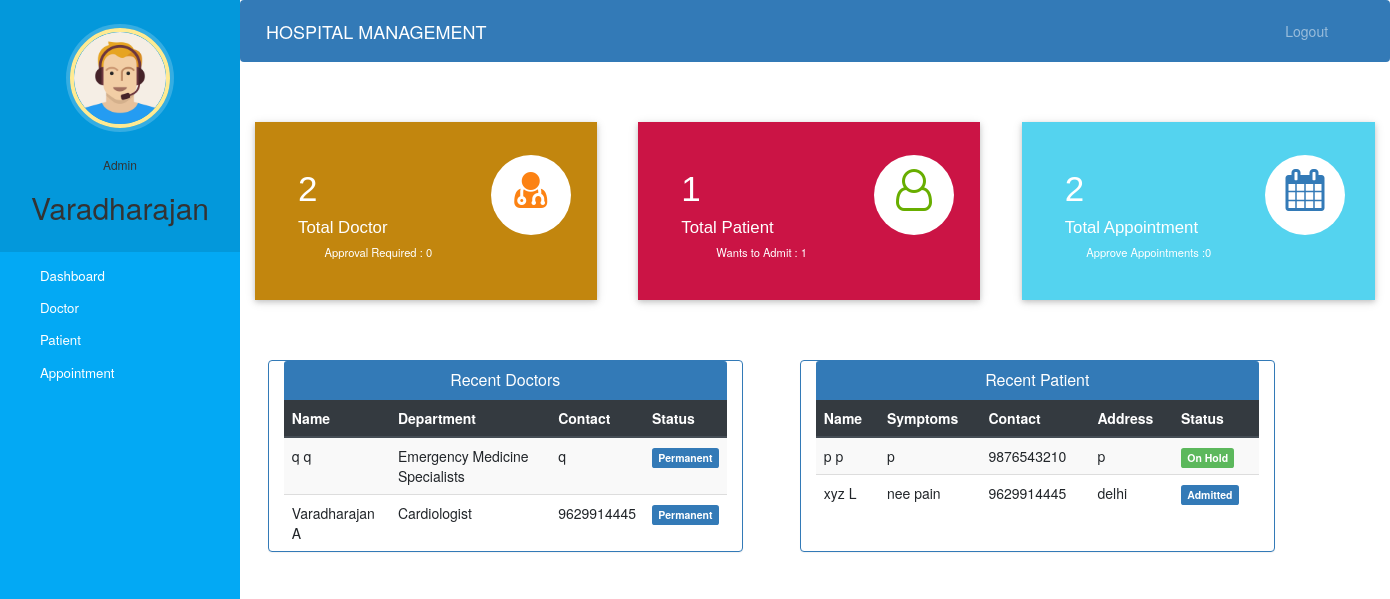
Page /admin-dashboard (signed in) on the committed database.
### hospital/models.py (models this page shows, shortened)
class Doctor(models.Model):
    user=models.OneToOneField(User,on_delete=models.CASCADE)
    profile_pic= models.ImageField(upload_to='profile_pic/DoctorProfilePic/',null=True,blank=True)
    address = models.CharField(max_length=40)
    mobile = models.CharField(max_length=20,null=True)
    department= models.CharField(max_length=50,choices=departments,default='Cardiologist')
    status=models.BooleanField(default=False)
    @property
    def get_name(self):
        return self.user.first_name+" "+self.user.last_name

class Patient(models.Model):
    user=models.OneToOneField(User,on_delete=models.CASCADE)
    profile_pic= models.ImageField(upload_to='profile_pic/PatientProfilePic/',null=True,blank=True)
    address = models.CharField(max_length=40)
    mobile = models.CharField(max_length=20,null=False)
    symptoms = models.CharField(max_length=100,null=False)
    assignedDoctorId = models.PositiveIntegerField(null=True)
    admitDate=models.DateField(auto_now=True)
    status=models.BooleanField(default=False)
    @property
    def get_name(self):
        return self.user.first_name+" "+self.user.last_name

### hospital/views.py (the view)
# urls.py: path('admin-dashboard', views.admin_dashboard_view,name='admin-dashboard'),
@login_required(login_url='adminlogin')
@user_passes_test(is_admin)
def admin_dashboard_view(request):
    doctors=models.Doctor.objects.all().order_by('-id')
    patients=models.Patient.objects.all().order_by('-id')
    doctorcount=models.Doctor.objects.all().filter(status=True).count()
    pendingdoctorcount=models.Doctor.objects.all().filter(status=False).count()
    patientcount=models.Patient.objects.all().filter(status=True).count()
    pendingpatientcount=models.Patient.objects.all().filter(status=False).count()
    appointmentcount=models.Appointment.objects.all().filter(status=True).count()
    pendingappointmentcount=models.Appointment.objects.all().filter(status=False).count()
    mydict={
    'doctors':doctors,
    'patients':patients,
    'doctorcount':doctorcount,
    'pendingdoctorcount':pendingdoctorcount,
    'patientcount':patientcount,
    'pendingpatientcount':pendingpatientcount,
    'appointmentcount':appointmentcount,
    'pendingappointmentcount':pendingappointmentcount,
    }
    return render(request,'hospital/admin_dashboard.html',context=mydict)

### hospital/views.py (called while the page is built)
def is_admin(user):
    return user.groups.filter(name='ADMIN').exists()

### templates/hospital/admin_dashboard.html
{% extends 'hospital/admin_base.html' %}
{% load static %}
{% block content %}
{%include 'hospital/admin_dashboard_cards.html'%}
<br><br><br>
<div class="container">
  <div class="row">
    <div class="panel panel-primary col-md-5" style="margin-left:2%;">
      <div class="panel-heading" style="text-align:center;">
        <h6 class="panel-title">Recent Doctors</h6>
      </div>
      <table class="table table-hover table-striped" id="dev-table">
        <thead class="thead-dark">
          <tr>
            <th>Name</th>
            <th>Department</th>
            <th>Contact</th>
            <th>Status</th>
          </tr>
        </thead>
        {% for d in doctors %}
        <tr>
          <td> {{d.get_name}}</td>
          <td>{{d.department}}</td>
          <td>{{d.mobile}}</td>
          {%if d.status%}
          <td> <span class="label label-primary">Permanent</span></td>
          {% else %}
          <td> <span class="label label-success">On Hold</span></td>
          {% endif %}
        </tr>
        {% endfor %}
      </table>
    </div>
    <div class="panel panel-primary col-md-5" style="margin-left:5%;">
      <div class="panel-heading" style="text-align:center;">
        <h6 class="panel-title">Recent Patient</h6>
      </div>
      <table class="table table-hover table-striped" id="dev-table">
        <thead class="thead-dark">
          <tr>
            <th>Name</th>
            <th>Symptoms</th>
            <th>Contact</th>
            <th>Address</th>
            <th>Status</th>
          </tr>
        </thead>
        {% for p in patients %}
        <tr>
          <td> {{p.get_name}}</td>
          <td>{{p.symptoms}}</td>
          <td>{{p.mobile}}</td>
          <td>{{p.address}}</td>
          {%if p.status%}
          <td> <span class="label label-primary">Admitted</span></td>
          {% else %}
          <td> <span class="label label-success">On Hold</span></td>
          {% endif %}
        </tr>
        {% endfor %}
      </table>
    </div>
  </div>
</div>
{% endblock content %}

### templates/hospital/admin_base.html (shortened to what this page needs)
<!DOCTYPE html>
{% load static %}
<html lang="en">
<head>
  <link rel="stylesheet" href="https://stackpath.bootstrapcdn.com/bootstrap/4.3.1/css/bootstrap.min.css">
  <link rel="stylesheet" href="https://maxcdn.bootstrapcdn.com/font-awesome/4.7.0/css/font-awesome.min.css">
  <link rel="stylesheet" href="{% static '/style.css' %}">
</head>
<body>
  <nav class="menu" tabindex="0">
    <header class="avatar">
      <img src="{% static "images/adminpropic.png" %}" />
      <br><br>
      <h6>Admin</h6>
      <h2>{{request.user.first_name}}</h2>
    </header>
    <ul>
      <li tabindex="0" class="icon-dashboard"> <a style="color:white; text-decoration:none;" href="/admin-dashboard"><span>Dashboard</span></a> </li>
      <li tabindex="0" class="icon-customers"> <a style="color:white; text-decoration:none;" href="/admin-doctor"><span>Doctor</span></a></li>
      <li tabindex="0" class="icon-users"> <a style="color:white; text-decoration:none;" href="/admin-patient"><span>Patient</span></a></li>
      <li tabindex="0" class="icon-calendar"> <a style="color:white; text-decoration:none;" href="/admin-appointment"><span>Appointment</span></a></li>
    </ul>
  </nav>
  <main>
    <div class="bs-example">
      <nav class="navbar navbar-expand-md  navbar-dark fixed-top" style="background:#337AB7;">
        <a href="/admin-dashboard" class="navbar-brand">HOSPITAL MANAGEMENT</a>
        <div class="collapse navbar-collapse justify-content-between" id="navbarCollapse">
          <div class="navbar-nav" style=" margin-left: 90%;">
            <a href="/logout" class="nav-item nav-link">Logout</a>
          </div>
        </div>
      </nav>
    </div>
    <br><br>
    {% block content %}
    {% endblock content %}
    <br><br><br><br>
  </main>
</body>
</html>

### templates/hospital/admin_dashboard_cards.html (shortened to what this page needs)
<!DOCTYPE html>
<html lang="en" dir="ltr">
<head>
  <link rel="stylesheet" href="https://maxcdn.bootstrapcdn.com/bootstrap/3.4.1/css/bootstrap.min.css">
  <link rel="stylesheet" href="https://cdnjs.cloudflare.com/ajax/libs/font-awesome/4.7.0/css/font-awesome.min.css">
</head>
<body>
  <div class="market-updates">
    <div class="col-md-4 market-update-gd">
      <div class="market-update-block clr-block-1">
        <div class="col-md-8 market-update-left">
          <h3>{{doctorcount}}</h3>
          <h4>Total Doctor</h4>
          <p>Approval Required : {{pendingdoctorcount}}</p>
        </div>
        <div class="col-md-4 market-update-right">
          <i class="fa fa-user-md"></i>
        </div>
        <div class="clearfix"> </div>
      </div>
    </div>
    <div class="col-md-4 market-update-gd">
      <div class="market-update-block clr-block-2">
        <div class="col-md-8 market-update-left">
          <h3>{{patientcount}}</h3>
          <h4>Total Patient</h4>
          <p>Wants to Admit : {{pendingpatientcount}}</p>
        </div>
        <div class="col-md-4 market-update-right">
          <i class="fa fa-user-o"></i>
        </div>
        <div class="clearfix"> </div>
      </div>
    </div>
    <div class="col-md-4 market-update-gd">
      <div class="market-update-block clr-block-3">
        <div class="col-md-8 market-update-left">
          <h3>{{appointmentcount}}</h3>
          <h4>Total Appointment</h4>
          <p>Approve Appointments :{{pendingappointmentcount}} </p>
        </div>
        <div class="col-md-4 market-update-right">
          <i class="fa fa-calendar"> </i>
        </div>
        <div class="clearfix"> </div>
      </div>
    </div>
  </div>
</body>
</html>

### static/style.css (style rules this page uses)
body { padding-left: 240px; }
main { position: relative; height: 100vh; }
.menu { background: #5bc995; height: 100vh; width: 240px; position: fixed; top: 0px; left: 0; z-index: 5; outline: none; }
.menu .avatar { background: rgba(0, 0, 0, 0.1); padding: 2em 0.5em; text-align: center; }
.menu .avatar img { width: 100px; border-radius: 50%; overflow: hidden; border: 4px solid #ffea92; box-shadow: 0 0 0 4px rgba(255, 255, 255, 0.2); }
.menu .avatar h2 { font-weight: normal; margin-bottom: 0; }
.menu ul { list-style: none; padding: 0.5em 0; margin: 0; }
.menu ul li { padding: 0.5em 1em 0.5em 3em; font-size: 0.95em; font-weight: regular; background-repeat: no-repeat; background-position: left 15px center; background-size: auto 20px; transition: all 0.15s linear; cursor: pointer; }
.menu ul li.icon-dashboard { background-image: url("http://www.entypo.com/images//gauge.svg"); }
.menu ul li.icon-customers { background-image: url("http://www.entypo.com/images//briefcase.svg"); }
.menu ul li.icon-users { background-image: url("http://www.entypo.com/images//users.svg"); }
.menu ul li.icon-calendar { background-image: url("http://www.entypo.com/images//calendar.svg"); }

### templates/hospital/admin_base.html (style rules this page uses)
a:link { text-decoration: none; }
a { color: white; }
.fa { font-size: 23px; width: 60px; text-align: center; text-decoration: none; margin: 5px 2px; border-radius: 50%; }
p { text-align: center; }
body { padding-left: 240px; }
main { position: relative; height: 100vh; }
.menu { background: #03a9f4; height: 100vh; width: 240px; position: fixed; top: 0px; left: 0; z-index: 5; outline: none; }
.menu .avatar { background: rgba(0, 0, 0, 0.1); padding: 2em 0.5em; text-align: center; }
.menu .avatar img { width: 100px; border-radius: 50%; overflow: hidden; border: 4px solid #ffea92; box-shadow: 0 0 0 4px rgba(255, 255, 255, 0.2); }
.menu .avatar h2 { font-weight: normal; margin-bottom: 0; }
.menu ul { list-style: none; padding: 0.5em 0; margin: 0; }
.menu ul li { padding: 0.5em 1em 0.5em 3em; font-size: 0.95em; font-weight: regular; background-repeat: no-repeat; background-position: left 15px center; background-size: auto 20px; transition: all 0.15s linear; cursor: pointer; }
.menu ul li.icon-dashboard { background-image: url("http://www.entypo.com/images//gauge.svg"); }
.menu ul li.icon-customers { background-image: url("http://www.entypo.com/images//briefcase.svg"); }
.menu ul li.icon-users { background-image: url("http://www.entypo.com/images//users.svg"); }
.menu ul li.icon-calendar { background-image: url("http://www.entypo.com/images//calendar.svg"); }

### templates/hospital/admin_dashboard_cards.html (style rules this page uses)
.market-update-block { padding: 2em 2em; background: #999; }
.market-update-block h3 { color: #fff; font-size: 2.5em; font-family: 'Carrois Gothic', sans-serif; }
.market-update-block h4 { font-size: 1.2em; color: #fff; margin: 0.3em 0em; font-family: 'Carrois Gothic', sans-serif; }
.market-update-block p { color: #fff; font-size: 0.8em; line-height: 1.8em; }
.market-update-block.clr-block-1 { background: #c2860e; margin-right: 0.8em; box-shadow: 0 2px 5px 0 rgba(0, 0, 0, 0.16), 0 2px 10px 0 rgba(0, 0, 0, 0.12); transition: 0.5s all; -webkit-transition: 0.5s all; -moz-transition: 0.5s all; -o-transition: 0.5s all; }
.market-update-block.clr-block-2 { background: #cb1445; margin-right: 0.8em; box-shadow: 0 2px 5px 0 rgba(0, 0, 0, 0.16), 0 2px 10px 0 rgba(0, 0, 0, 0.12); transition: 0.5s all; -webkit-transition: 0.5s all; -moz-transition: 0.5s all; -o-transition: 0.5s all; }
.market-update-block.clr-block-3 { background: #54d3ef; box-shadow: 0 2px 5px 0 rgba(0, 0, 0, 0.16), 0 2px 10px 0 rgba(0, 0, 0, 0.12); transition: 0.5s all; -webkit-transition: 0.5s all; -moz-transition: 0.5s all; -o-transition: 0.5s all; }
.market-update-right i.fa.fa-user-o { font-size: 3em; color: #68AE00; width: 80px; height: 80px; background: #fff; text-align: center; border-radius: 49px; -webkit-border-radius: 49px; -moz-border-radius: 49px; -o-border-radius: 49px; line-height: 1.7em; }
.market-update-right i.fa.fa-user-md { font-size: 3em; color: #FC8213; width: 80px; height: 80px; background: #fff; text-align: center; border-radius: 49px; -webkit-border-radius: 49px; -moz-border-radius: 49px; -o-border-radius: 49px; line-height: 1.7em; }
.market-update-right i.fa.fa-calendar { font-size: 3em; color: #337AB7; width: 80px; height: 80px; background: #fff; text-align: center; border-radius: 49px; -webkit-border-radius: 49px; -moz-border-radius: 49px; -o-border-radius: 49px; line-height: 1.7em; }
.market-update-left { padding: 0px; }

### rows in the picture
Doctor: get_name "q q", department "Emergency Medicine Specialists", mobile "q", status "Permanent"
Doctor: get_name "Varadharajan A", department "Cardiologist", mobile "9629914445", status "Permanent"
Patient: get_name "p p", symptoms "p", mobile "9876543210", address "p", status "On Hold"
Patient: get_name "xyz L", symptoms "nee pain", mobile "9629914445", address "delhi", status "Admitted"

### other values in the picture
{{ request.user.first_name }} "Varadharajan"
{{ doctorcount }} "2"
{{ pendingdoctorcount }} "0"
{{ patientcount }} "1"
{{ pendingpatientcount }} "1"
{{ appointmentcount }} "2"
{{ pendingappointmentcount }} "0"
